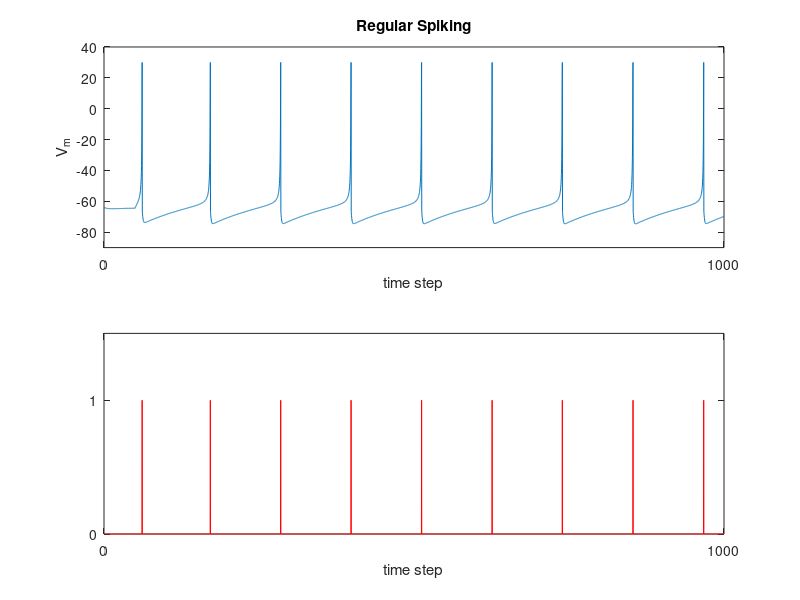

MATLAB code for this plot:
%   This MATLAB file generates figure 1 in the paper by 
%               Izhikevich E.M. (2004) 
%   Which Model to Use For Cortical Spiking Neurons? 
%   use MATLAB R13 or later. November 2003. San Diego, CA 

%   Modified by Ali Minai


%%%%%%%%%%%%%%% regular spiking %%%%%%%%%%%%%%%%%%%%%% 

steps = 1000;                  %This simulation runs for 1000 steps

a=0.02; b=0.25; c=-65;  d=6;
V=-64; u=b*V;
VV=[];  uu=[];
tau = 0.25; 
tspan = 0:tau:steps;  %tau is the discretization time-step
                                  %tspan is the simulation interval
                                
T1=50;            %T1 is the time at which the step input rises
spike_ts = [];

for t=tspan
    if (t>T1) 
        I=1.0;     % This is the input which you will change in your simulation
    else
        I=0;
    end;
    V = V + tau*(0.04*V^2+5*V+140-u+I);
    u = u + tau*a*(b*V-u);
    if V > 30                 %if this is a spike
        VV(end+1)=30;         %VV is the time-series of membrane potentials
        V = c;
        u = u + d;
        spike_ts = [spike_ts ; 1];   %records a spike
    else
        VV(end+1)=V;
        spike_ts = [spike_ts ; 0];   %records no spike
    end;
    uu(end+1)=u;
end;

subplot(2,1,1)
plot(tspan,VV);                   %VV is plotted as the output
axis([0 max(tspan) -90 40])
xlabel('time step');
ylabel('V_m')
xticks([0 max(tspan)]);
xticklabels([0 steps]);
title('Regular Spiking');

subplot(2,1,2)
plot(tspan,spike_ts,'r');                   %spike train is plotted
axis([0 max(tspan) 0 1.5])
xlabel('time step');
xticks([0 max(tspan)]);
xticklabels([0 steps]);
yticks([0 1]); 